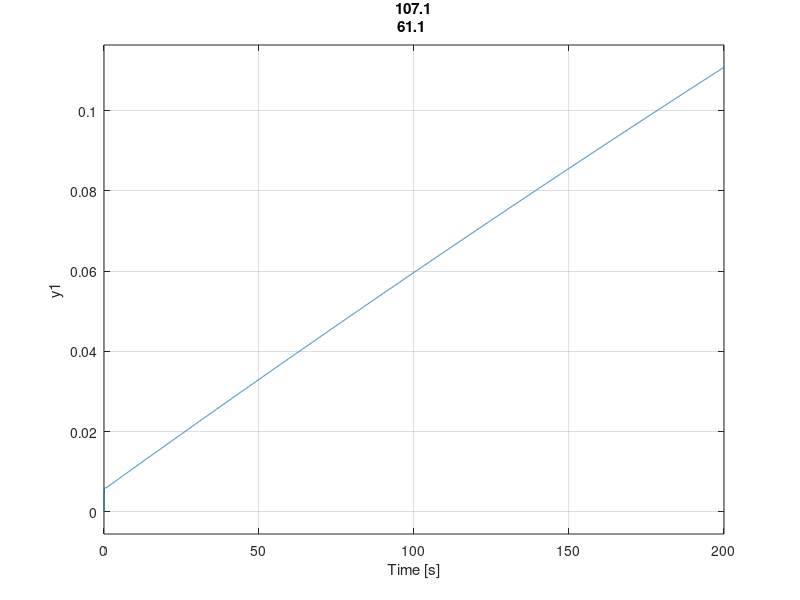

MATLAB code for this plot: (Note: this script raises an error after producing the figure.)
%% Constants, setup
a=4;
b=6;
c=6;

set(gca, 'defaultTextInterpreter','latex')
close all
%% Problem Four
Np = [1 0.9*a];
Dp = conv([1 a],[1 a+b+c]);
Hp = tf(Np,Dp);

G_unity = tf([1],[1]);

kk = [0.1 0.5 2 10];
zz = [0.1 0.5 2];
yi=1;
fprintf(1,"k & z & p1 & p2 & p3\\\\\n");
for k=kk
    xi=1;
    subplot(ceil(length(kk)/2),ceil(length(kk)/2),yi)
    hold on
    for z=zz
        Nc = k.*[1 z];
        Dc = [1 0];
        Hc = tf(Nc,Dc);

        Go = series(Hp,Hc);

        Gcl = feedback(Go, G_unity);
        
        %%%%%subplot(length(kk),length(zz),(yi-1)*length(zz) + xi)
        step(Gcl)
        title("k="+k)
        
        poles=pole(Gcl);
        %zeroes=zero(Gcl);
        [pm, pn] = size(poles);
        %[zm, zn] = size(zeroes);
        polestr = repmat([' & \\num{%.3f}'], 1, pm);
        %zerostr = repmat([' & \\num{%.3f}'], 1, zm);
        fprintf(1,"\\num{%.3f} & \\num{%.3f}"+polestr+"\\\\\n", k, z, poles);
        xi=xi+1;
    end
    xlim([0 floor(max(xlim())*2)])
    legend("z="+zz(1),"z="+zz(2),"z="+zz(3))
    yi=yi+1;
end

%print('report/img/p4-steps-annotations','-dpng');
%print('report/img/p4-steps','-dpng');